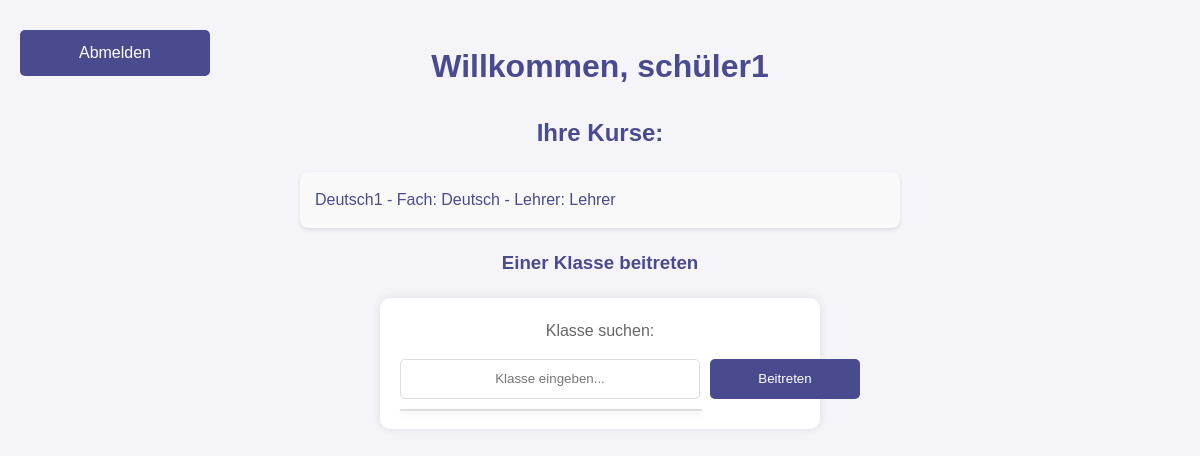
Page /student_dashboard (signed in) on the earlier database version.
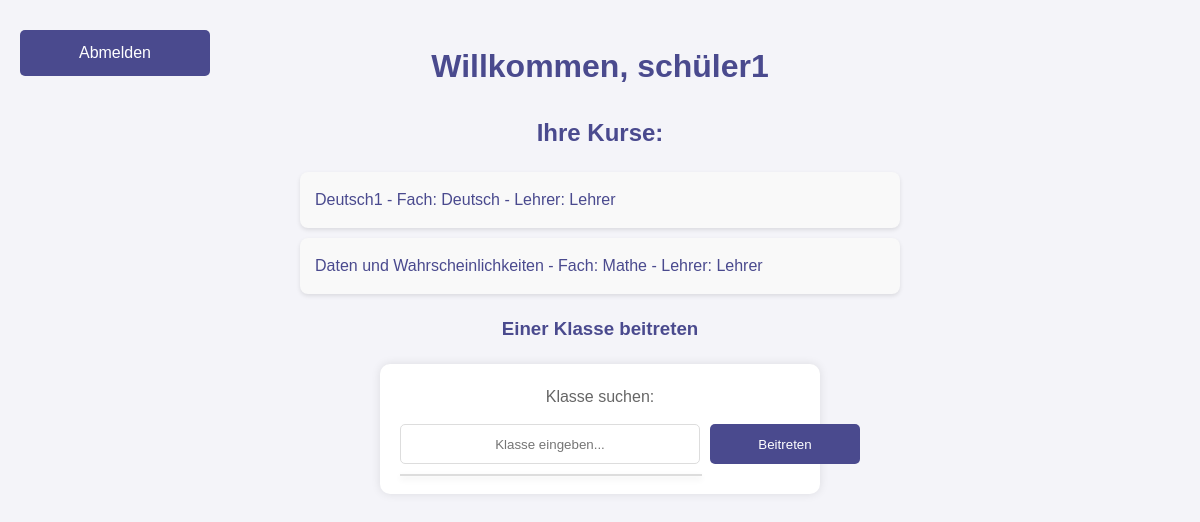
Same page on the later database version.
### tables this page shows
CREATE TABLE "Participants" (
    id INTEGER PRIMARY KEY AUTOINCREMENT,
    name TEXT NOT NULL,
    email TEXT UNIQUE NOT NULL,
    password TEXT NOT NULL,
    skill_level INTEGER DEFAULT 5 CHECK (skill_level BETWEEN 1 AND 10)
);

CREATE TABLE Classes (
    id INTEGER PRIMARY KEY AUTOINCREMENT,
    class_name TEXT NOT NULL,
    subject TEXT NOT NULL,
    teacher_id INTEGER, grade_level INTEGER CHECK (grade_level BETWEEN 1 AND 13),
    FOREIGN KEY (teacher_id) REFERENCES Teachers(id)
);

CREATE TABLE Teachers (
    id INTEGER PRIMARY KEY AUTOINCREMENT,
    name TEXT NOT NULL,
    email TEXT UNIQUE NOT NULL,
    password TEXT NOT NULL
);

### app.py (the view)
@app.route('/student_dashboard')
def student_dashboard():
    if 'student_id' not in session:
        return redirect('/')
    student_id = session['student_id']
    conn = get_db_connection()
    student = conn.execute('SELECT * FROM Participants WHERE id = ?', (student_id,)).fetchone()
    joined_classes = conn.execute(
        'SELECT Classes.*, Teachers.name AS teacher_name '
        'FROM Classes '
        'JOIN ClassMembers ON Classes.id = ClassMembers.class_id '
        'JOIN Teachers ON Classes.teacher_id = Teachers.id '
        'WHERE ClassMembers.student_id = ?',
        (student_id,)
    ).fetchall()
    all_classes = conn.execute('SELECT id, class_name FROM Classes').fetchall()
    all_classes_dict = [{'id': int(class_['id']), 'class_name': class_['class_name']} for class_ in all_classes]
    conn.close()
    return render_template('student_dashboard.html', student=student, joined_classes=joined_classes, all_classes=all_classes_dict)

### app.py (called while the page is built)
def get_db_connection():
    conn = sqlite3.connect('ahg/database.db')
    conn.row_factory = sqlite3.Row
    return conn

### templates/student_dashboard.html (shortened to what this page needs)
<!DOCTYPE html>
<html lang="de">
<head>
    <link rel="stylesheet" href="{{ url_for('static', filename='styles.css') }}">
</head>
<body>
    <div class="top-buttons">
        <a href="/" class="button">Abmelden</a>
    </div>
    <h1>Willkommen, {{ student['name'] }}</h1>
    <h2>Ihre Kurse:</h2>
    <ul class="class-list">
        {% for class in joined_classes %}
            <li>
                <a href="/class_details_student/{{ class['id'] }}/{{ student['id'] }}">
                    {{ class['class_name'] }} - Fach: {{ class['subject'] }} - Lehrer: {{ class['teacher_name'] }}
                </a>
            </li>
        {% endfor %}
    </ul>
    <h3>Einer Klasse beitreten</h3>
    <form action="/join_class" method="post" onsubmit="return checkSelection()" style="text-align: center;">
        <label for="class_search">Klasse suchen:</label>
        <div class="autocomplete-container" style="display: inline-flex; align-items: center;">
            <input type="text" id="class_search" oninput="showSuggestions(this.value)" autocomplete="off" placeholder="Klasse eingeben...">
            <button type="submit" style="margin-left: 10px;">Beitreten</button>
            <ul class="autocomplete-suggestions" id="suggestions-container"></ul>
        </div>
    </form>
</body>
</html>

### static/styles.css (style rules this page uses)
body { font-family: 'Arial', sans-serif; background-color: #f4f4f9; color: #333; margin: 0; padding: 20px; line-height: 1.6; }
h1, h2, h3 { color: #4a4a8e; text-align: center; }
.button, button, .back-button { background-color: #4a4a8e; color: white; border: none; padding: 10px 20px; margin: 10px 0; border-radius: 5px; cursor: pointer; transition: background-color 0.3s ease; text-decoration: none; display: block; text-align: center; width: 150px; margin-left: auto; margin-right: auto; }
.top-buttons { position: absolute; top: 20px; left: 20px; display: flex; gap: 10px; }
ul.class-list, ul.student-list { list-style-type: none; padding: 0; max-width: 600px; margin: 20px auto; }
ul.class-list li, ul.student-list li { background-color: #f9f9f9; margin: 10px 0; padding: 15px; border-radius: 8px; box-shadow: 0 2px 4px rgba(0, 0, 0, 0.1); transition: transform 0.2s; }
form { background-color: #fff; padding: 20px; border-radius: 10px; box-shadow: 0 0 10px rgba(0, 0, 0, 0.1); max-width: 400px; margin: 20px auto; }
label { display: block; margin-bottom: 5px; color: #666; }
input[type="text"], input[type="email"], input[type="password"], input[type="number"] { width: calc(100% - 20px); padding: 10px; margin-bottom: 20px; border: 1px solid #ddd; border-radius: 5px; text-align: center; }
a { text-decoration: none; color: #4a4a8e; }
.autocomplete-container { position: relative; display: flex; align-items: center; justify-content: center; }
input[type="text"] { width: 300px; padding: 10px; margin: 0; border: 1px solid #ddd; border-radius: 5px; height: 40px; box-sizing: border-box; }
button[type="submit"] { background-color: #4a4a8e; color: white; border: none; height: 40px; margin: 0; padding: 10px 20px; border-radius: 5px; cursor: pointer; transition: background-color 0.3s ease; margin-left: 10px; }
.autocomplete-suggestions { width: 300px; margin: 0; padding: 0; list-style: none; border: 1px solid #ddd; max-height: 150px; overflow-y: auto; background-color: #fff; box-shadow: 0 3px 6px rgba(0,0,0,0.1); position: absolute; top: 100%; left: 0; z-index: 1000; }
form { background-color: #fff; padding: 20px; border-radius: 10px; box-shadow: 0 0 10px rgba(0, 0, 0, 0.1); max-width: 400px; margin: 20px auto; text-align: center; }
.submit-button, button[type="submit"] { background-color: #4a4a8e; color: white; border: none; padding: 10px 20px; border-radius: 5px; cursor: pointer; transition: background-color 0.3s ease; display: inline-block; text-align: center; margin: 10px 0; }

Differences in the rows shown:
added Classes: class_name "Daten und Wahrscheinlichkeiten", subject "Mathe", teacher_name "Lehrer"
